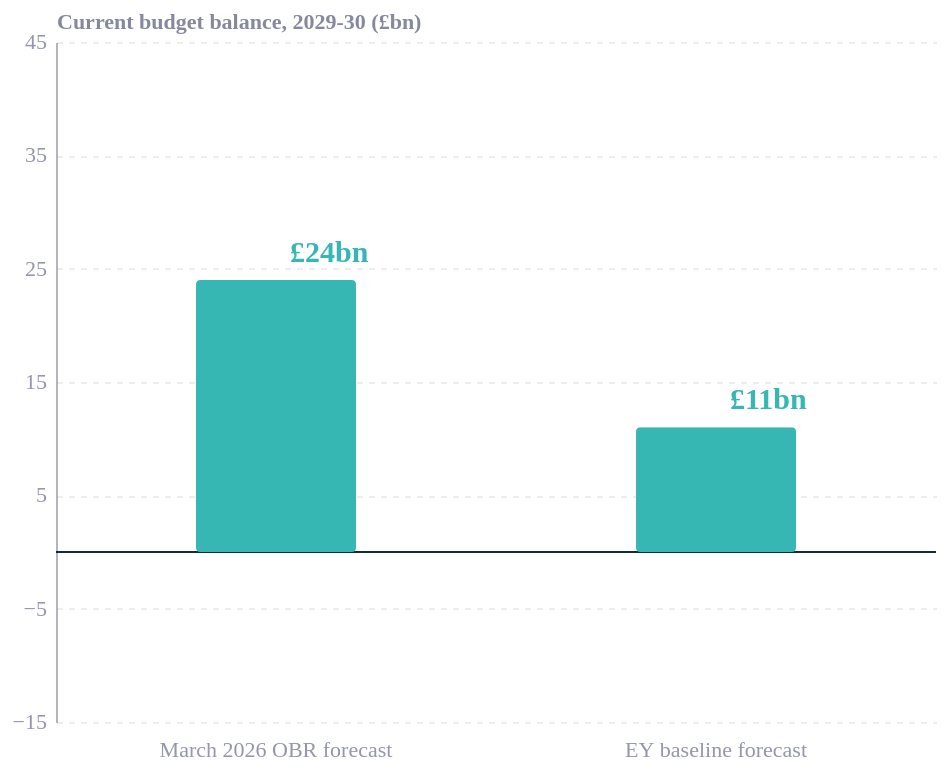

The notebook cell saved with this chart:
### Code cell
import pandas as pd
import altair as alt
from ecostyles import EcoStyles

styles = EcoStyles(); styles.register_and_enable_theme()

df = pd.DataFrame([
    ("March 2026 OBR forecast",  24),
    ("EY baseline forecast",     11),
    ("EY adverse scenario",      -7),
    ("OBR upside scenario",      37),
], columns=["scenario", "balance"])
df["neg"] = df["balance"] < 0
df["lab"] = df["balance"].map(lambda v: f"£{v}bn" if v >= 0 else f"−£{abs(v)}bn")

TEAL, RED = "#36B7B4", "#E6224B"

# dropdown: always show OBR March forecast + one chosen scenario
others = ["EY baseline forecast", "EY adverse scenario", "OBR upside scenario"]
dropdown = alt.binding_select(options=others, name="Compare against: ")
pick = alt.param(name="pick", value="EY baseline forecast", bind=dropdown)

base = alt.Chart(df).transform_filter(
    (alt.datum.scenario == "March 2026 OBR forecast") | (alt.datum.scenario == pick))
order = ["March 2026 OBR forecast", "EY baseline forecast",
         "EY adverse scenario", "OBR upside scenario"]
colour = alt.Color("neg:N", scale=alt.Scale(domain=[False, True], range=[TEAL, RED]), legend=None)

bars = base.mark_bar(cornerRadius=2, size=80).encode(
    x=alt.X("scenario:N", sort=order, title=None,
            axis=alt.Axis(labelAngle=0, labelFontSize=11, labelPadding=8,
                          domain=False, ticks=False, labelLimit=140)),
    y=alt.Y("balance:Q", title="Current budget balance, 2029-30 (£bn)",
            scale=alt.Scale(domain=[-15, 45]),
            axis=alt.Axis(grid=True, gridDash=[3, 3], gridColor="#d9dce3",
                          values=list(range(-15, 46, 10)))),
    color=colour)

lab_pos = base.transform_filter(alt.datum.balance >= 0).mark_text(
    baseline="bottom", dy=-6, fontSize=15, fontWeight="bold").encode(
    x=alt.X("scenario:N", sort=order), y="balance:Q", text="lab:N", color=colour)
lab_neg = base.transform_filter(alt.datum.balance < 0).mark_text(
    baseline="top", dy=6, fontSize=15, fontWeight="bold").encode(
    x=alt.X("scenario:N", sort=order), y="balance:Q", text="lab:N", color=colour)

zero = alt.Chart(pd.DataFrame({"y": [0]})).mark_rule(color="#122b39", strokeWidth=1).encode(y="y:Q")

chart = (zero + bars + lab_pos + lab_neg).add_params(pick).properties(
    width=440, height=340).configure(
    background="white", font="Circular Std").configure_view(fill="transparent", stroke="transparent")

chart.save("budget_scenarios.html")   # interactive (dropdown works)
chart.save("budget_scenarios.json")   # Vega-Lite spec (interactive if rendered)
styles.save(chart, path=".", name="budget_scenarios", svg=True)  # static fallback
chart.save("budget_scenarios.png", scale_factor=2.0)
chart

### Figure 1 — Vega-Lite specification as saved in the notebook (floating-point values rounded to 4 significant figures)
{"config": {"font": "Circular Std", "text": {"color": "#676A86", "align": "left", "baseline": "middle", "dx": 7, "dy": 0, "fontSize": 11}, "view": {"stroke": "transparent", "continuousWidth": 400, "continuousHeight": 300, "discreteWidth": 400, "discreteHeight": 300, "fill": "transparent"}, "range": {"category": ["#36B7B4", "#E6224B", "#F4C245", "#0063AF", "#00A767", "#179FDB", "#EB5C2E"], "diverging": ["#E6224B", "#E54753", "#C9C9C9", "#179FDB", "#122B39"], "heatmap": ["#C9C9C9", "#179FDB", "#0063AF", "#122B39"], "ordinal": ["#00A767", "#36B7B4", "#179FDB", "#0063AF", "#243B5A"]}, "bar": {"color": "#179fdb"}, "line": {"color": "#e6224b"}, "rule": {"color": "#676A86"}, "area": {"opacity": 0.3}, "point": {"filled": true, "size": 80, "color": "#e6224b", "opacity": 0.95}, "geoshape": {"stroke": "white", "strokeWidth": 0.3}, "rect": {"fill": "#d6d4d4", "opacity": 0.3}, "axis": {"labelColor": "#676A86", "labelFontSize": 11, "labelFont": "Circular Std", "labelOpacity": 0.7, "tickColor": "#676A86", "tickOpacity": 0.5, "domainColor": "#676A86", "domainOpacity": 0.5, "gridColor": "#676A86", "gridDash": [2, 2], "gridOpacity": 0.5, "title": null, "titleColor": "#676A86", "titleOpacity": 0.8, "tickSize": 4}, "axisXDiscrete": {"grid": false, "labelAngle": 0, "tickCount": 10, "tickOpacity": 0.5, "title": null}, "axisYDiscrete": {"ticks": false, "labelPadding": 5}, "axisXTemporal": {"grid": false, "ticks": true}, "axisXQuantitative": {"grid": true}, "axisYQuantitative": {"gridColor": "#676A86", "gridDash": [1, 5], "gridOpacity": 0.5, "ticks": false, "labelPadding": 5, "tickCount": 8, "titleAngle": 0, "titleAlign": "left", "titleBaseline": "bottom", "titleX": 0, "titleY": -5}, "title": {"color": "#676A86E6", "subtitleColor": "#676A86", "font": "Circular Std", "subtitleFont": "Circular Std", "anchor": "start", "fontSize": 14, "subtitleFontSize": 12, "subtitlePadding": 4, "offset": 0, "frame": "group"}, "legend": {"titleColor": "#122b39", "title": null, "labelColor": "#122b39", "labelFontSize": 11}, "background": "white"}, "layer": [{"data": {"name": "data-a0a55d106695e8d630baff0f16eee66d"}, "mark": {"type": "rule", "color": "#122b39", "strokeWidth": 1}, "encoding": {"y": {"field": "y", "type": "quantitative"}}}, {"data": {"name": "data-dfc58880b403e5400292b55b7bc38700"}, "mark": {"type": "bar", "cornerRadius": 2, "size": 80}, "encoding": {"color": {"field": "neg", "legend": null, "scale": {"domain": [false, true], "range": ["#36B7B4", "#E6224B"]}, "type": "nominal"}, "x": {"axis": {"domain": false, "labelAngle": 0, "labelFontSize": 11, "labelLimit": 140, "labelPadding": 8, "ticks": false}, "field": "scenario", "sort": ["March 2026 OBR forecast", "EY baseline forecast", "EY adverse scenario", "OBR upside scenario"], "title": null, "type": "nominal"}, "y": {"axis": {"grid": true, "gridColor": "#d9dce3", "gridDash": [3, 3], "values": [-15, -5, 5, 15, 25, 35, 45]}, "field": "balance", "scale": {"domain": [-15, 45]}, "title": "Current budget balance, 2029-30 (£bn)", "type": "quantitative"}}, "transform": [{"filter": "((datum.scenario === 'March 2026 OBR forecast') || (datum.scenario === pick))"}]}, {"data": {"name": "data-dfc58880b403e5400292b55b7bc38700"}, "mark": {"type": "text", "baseline": "bottom", "dy": -6, "fontSize": 15, "fontWeight": "bold"}, "encoding": {"color": {"field": "neg", "legend": null, "scale": {"domain": [false, true], "range": ["#36B7B4", "#E6224B"]}, "type": "nominal"}, "text": {"field": "lab", "type": "nominal"}, "x": {"field": "scenario", "sort": ["March 2026 OBR forecast", "EY baseline forecast", "EY adverse scenario", "OBR upside scenario"], "type": "nominal"}, "y": {"field": "balance", "type": "quantitative"}}, "transform": [{"filter": "((datum.scenario === 'March 2026 OBR forecast') || (datum.scenario === pick))"}, {"filter": "(datum.balance >= 0)"}]}, {"data": {"name": "data-dfc58880b403e5400292b55b7bc38700"}, "mark": {"type": "text", "baseline": "top", "dy": 6, "fontSize": 15, "fontWeight": "bold"}, "encoding": {"color": {"field": "neg", "legend": null, "scale": {"domain": [false, true], "range": ["#36B7B4", "#E6224B"]}, "type": "nominal"}, "text": {"field": "lab", "type": "nominal"}, "x": {"field": "scenario", "sort": ["March 2026 OBR forecast", "EY baseline forecast", "EY adverse scenario", "OBR upside scenario"], "type": "nominal"}, "y": {"field": "balance", "type": "quantitative"}}, "transform": [{"filter": "((datum.scenario === 'March 2026 OBR forecast') || (datum.scenario === pick))"}, {"filter": "(datum.balance < 0)"}]}], "height": 340, "params": [{"name": "pick", "bind": {"input": "select", "options": ["EY baseline forecast", "EY adverse scenario", "OBR upside scenario"], "name": "Compare against: "}, "value": "EY baseline forecast"}], "width": 440, "$schema": "https://vega.github.io/schema/vega-lite/v6.4.1.json", "datasets": {"data-a0a55d106695e8d630baff0f16eee66d": [{"y": 0}], "data-dfc58880b403e5400292b55b7bc38700": [{"scenario": "March 2026 OBR forecast", "balance": 24, "neg": false, "lab": "£24bn"}, {"scenario": "EY baseline forecast", "balance": 11, "neg": false, "lab": "£11bn"}, {"scenario": "EY adverse scenario", "balance": -7, "neg": true, "lab": "−£7bn"}, {"scenario": "OBR upside scenario", "balance": 37, "neg": false, "lab": "£37bn"}]}}
